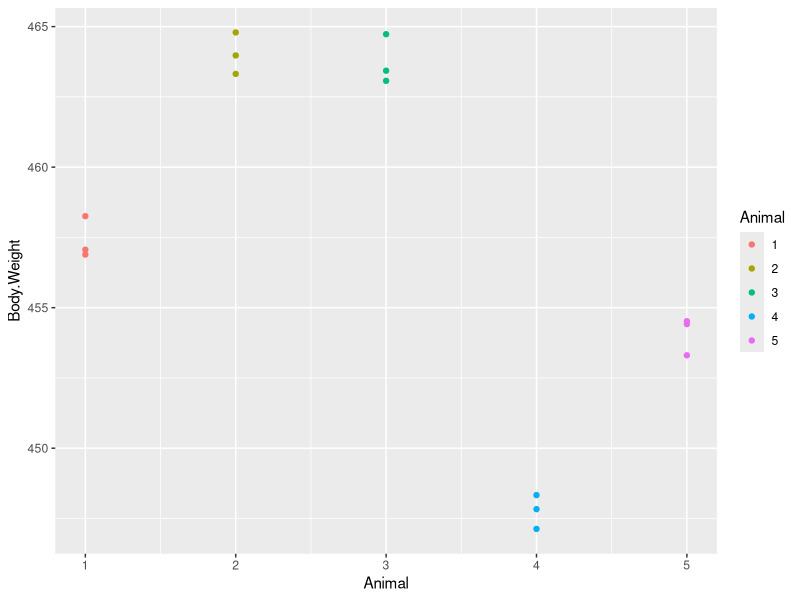

Source code (R):
## ---- chunk 1
set.seed(240506)
n_nr_animals <- 5
n_nr_rep <- 3
# body weight parameters
n_bw_mean <- 465
n_bw_sd_acc <- 11.5
n_bw_sd_win <- 1.35
## ---- chunk 2
vec_mean_bw <- rnorm(n_nr_animals, mean = n_bw_mean, sd = n_bw_sd_acc)
vec_mean_bw
## ---- chunk 3
tbl_bw_rep <- NULL
for (i in 1:n_nr_animals){
  vec_bw_dev <- rnorm(n_nr_rep, sd = n_bw_sd_win)
  tbl_cur_obs <- tibble::tibble(Animal = rep(i, n_nr_rep),
                                Body.Weight = vec_mean_bw[i] + vec_bw_dev)
  if (is.null(tbl_bw_rep)){
    tbl_bw_rep <- tbl_cur_obs
  } else {
    tbl_bw_rep <- dplyr::bind_rows(tbl_bw_rep, tbl_cur_obs)
  }
}
tbl_bw_rep
## ---- chunk 4
library(ggplot2)
ggplot(data = tbl_bw_rep,
       mapping = aes(x = Animal,
                     y = Body.Weight)) + 
  geom_point(aes(color = as.factor(Animal))) + 
  labs(color = "Animal")
## ---- chunk 5
aov_bw_rep <- aov(Body.Weight ~ Animal, data = tbl_bw_rep)
(smry_aov_bw_rep <- summary(aov_bw_rep))
## ---- chunk 6
aov_bw_err <- aov(Body.Weight ~ Error(Animal), data = tbl_bw_rep)
summary(aov_bw_err)
## ---- chunk 7
n_msq_res <- smry_aov_bw_rep[[1]]["Residuals", "Mean Sq"]
## ---- chunk 8
n_msq_ani <- smry_aov_bw_rep[[1]]["Animal", "Mean Sq"]
n_sigma_a_hat <- (n_msq_ani - n_msq_res) / n_nr_rep
